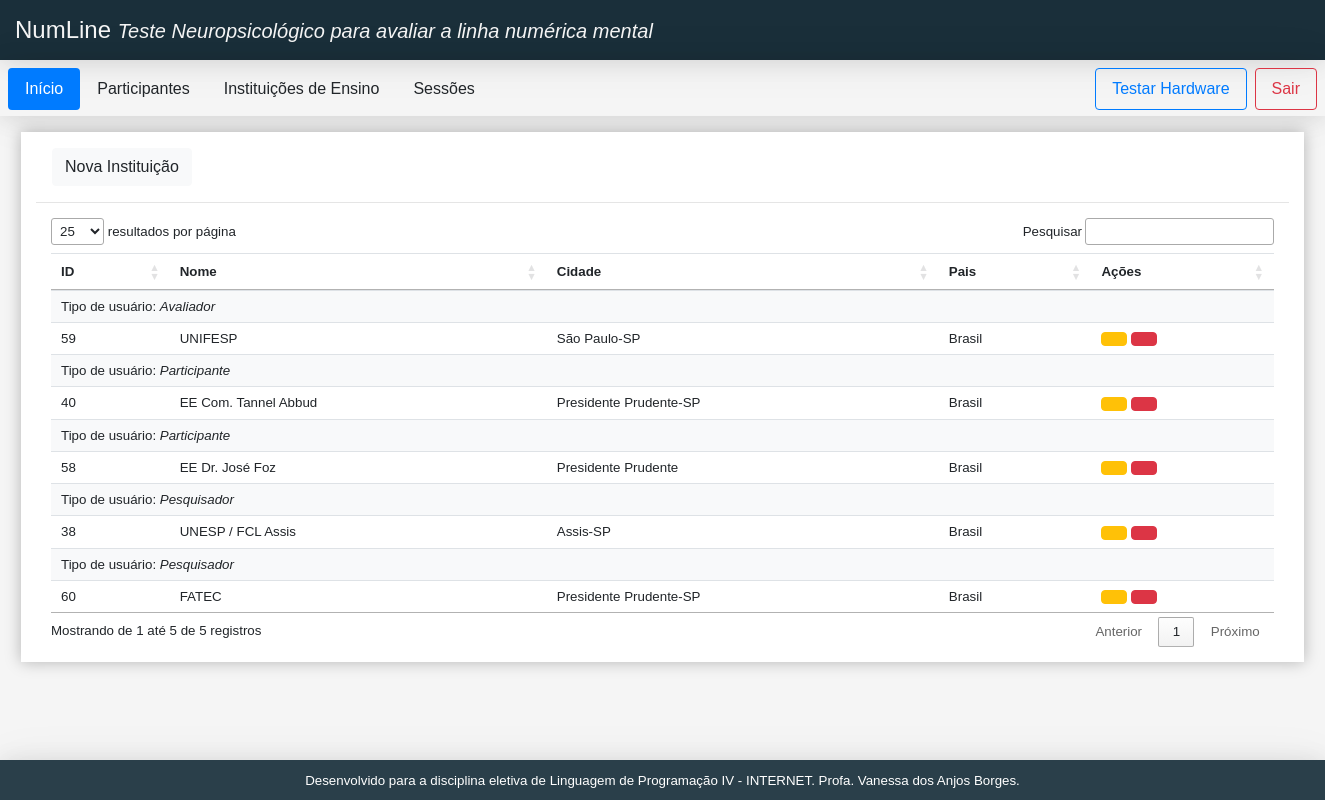
The app's page /institution.php (signed in) with its own data.
### tables this page shows
CREATE TABLE IF NOT EXISTS `instituicoesensino` (
  `idInstituicaoEnsino` int NOT NULL AUTO_INCREMENT,
  `nome` varchar(45) DEFAULT NULL,
  `cidade` varchar(45) DEFAULT NULL,
  `pais` varchar(45) DEFAULT NULL,
  `TipoDeUsuario_idTipoUsuario` int DEFAULT NULL,
  PRIMARY KEY (`idInstituicaoEnsino`),
  KEY `fk_InstituicoesEnsino_TipoUsuarios_idx` (`TipoDeUsuario_idTipoUsuario`)
);

CREATE TABLE IF NOT EXISTS `tipodeusuario` (
  `idTipoUsuario` int NOT NULL AUTO_INCREMENT,
  `tipoUsuario` varchar(20) NOT NULL,
  PRIMARY KEY (`idTipoUsuario`)
);

### classes/model/dao/InstituicaoDeEnsinoDAO.class.php (called while the page is built, shortened)
<?php
class InstituicaoDeEnsinoDAO {
    public function consultar() {
        $this->sql = "SELECT * FROM instituicoesensino";
        try {
            $conexao = new Conexao();
            $resultado = $conexao->getCon();
            return $resultado->query($this->sql);
        } catch (Exception $e) {
            echo "Conexão não estabelecida";
            return 0;
        }
    }
}

### classes/model/dao/TipoDeUsuarioDAO.class.php (called while the page is built, shortened)
<?php
class TipoDeUsuarioDAO {
     public function consultarTipoPeloId($idTipoUsuario){
        $this->sql = "SELECT tipoUsuario from tipodeusuario where idTipoUsuario = :idTipoUsuario";
        try {
            $conexao = new Conexao();
            $executar = $conexao->getCon()->prepare($this->sql);
            $executar->bindValue(":idTipoUsuario", $idTipoUsuario);
            $executar->execute();
            return $executar->fetch()['tipoUsuario'];
        } catch (Exception $e) {
            return 0;
        }
     }
}

### classes/config/Conexao.class.php (called while the page is built)
<?php
class Conexao {
    private $con;
    public function __construct(){
        $this->con = new PDO(
            "mysql:host=localhost; dbname=eletiva_web",
            "root",
            "1986Ab14"
        );
    }
    public function getCon(){
        return $this->con;
    }
}
?>

### institution.php (the view, shortened to what this page needs)
<!doctype html>
<html lang="pt-BR">
<head>
    <link rel="stylesheet" href="https://stackpath.bootstrapcdn.com/bootstrap/4.5.2/css/bootstrap.min.css">
    <link href="//netdna.bootstrapcdn.com/font-awesome/3.2.1/css/font-awesome.css" rel="stylesheet">
    <link rel="stylesheet" href="template/style.css">
    <link rel="stylesheet" href="https://cdn.datatables.net/1.10.22/css/jquery.dataTables.min.css" rel="stylesheet">
<?php
    require_once("classes/config/Conexao.class.php");
    require_once("classes/model/dao/InstituicaoDeEnsinoDAO.class.php");
    require_once("classes/model/dao/TipoDeUsuarioDAO.class.php");
?>
</head>
<body>
    <div id="root">
        <div class="app">
            <?php require_once("template/header.php"); ?>
            <?php require_once("template/menu.php"); ?>
            <main class="content p-3">
                <div class="container-fluid ">
                    <div class="p-3">
                        <a class="btn btn-light" data-toggle="collapse" href="#inserirInstituicao" role="button" aria-expanded="false" aria-controls="inserirInstituicao">
                            Nova Instituição
                        </a>
                    </div>
                    <hr class="m-0">
                    <table class="table nowrap w-100" id="tInstitution">
                        <thead>
                            <tr>
                                <th>ID</th>
                                <th>Nome</th>
                                <th>Cidade</th>
                                <th>Pais</th>
                                <th>Ações</th>
                            </tr>
                        </thead>
                        <tbody>
                            <?php
                            function getTUTipo($idTipoUsuario) {
                                $TUdao = new TipoDeUsuarioDAO();
                                $tipoUsuario = $TUdao->consultarTipoPeloId($idTipoUsuario);
                                return $tipoUsuario;
                            }
                            $dao = new InstituicaoDeEnsinoDAO();
                            $instituicoes = $dao->consultar();
                            while ($linha = $instituicoes->fetch(PDO::FETCH_ASSOC)) {
                            ?>
                                <tr key="<?= $linha['idInstituicaoEnsino'] ?>">
                                    <td><?= $linha['idInstituicaoEnsino'] ?></td>
                                    <td><?= $linha['nome'] ?></td>
                                    <td><?= $linha['cidade'] ?></td>
                                    <td><?= $linha['pais'] ?></td>
                                    <td><?= getTUTipo($linha['TipoDeUsuario_idTipoUsuario']) ?></td>
                                    <td>
                                        <a href="institution_alter.php?parem=alter&amp;idInstituicaoEnsino=<?= $linha['idInstituicaoEnsino'] ?>" class="btn btn-warning icon-pencil"></a>
                                        <a href="institution.php?parem=delete&amp;idInstituicaoEnsino=<?= $linha['idInstituicaoEnsino'] ?>" class="btn btn-danger icon-trash" onClick="javascript: return confirm('Confirma a exclusão?');"  ></a>
                                    </td>
                                </tr>
                            <?php
                            }
                            ?>
                        </tbody>
                    </table>
                </div>
            </main>
            <?php require_once("template/footer.php"); ?>
        </div>
    </div>
</body>
</html>

### template/header.php
<header class="header  d-sm-flex flex-column">
        <h1 class="mt-3 d-inline">
            NumLine
            <span class="h5"><em>Teste Neuropsicológico para avaliar a linha numérica mental</em></span>
        </h1>
    </header>

### template/menu.php (shortened to what this page needs)
<nav class="menu-area align-items-center">
  <ul class="nav nav-pills mb-3 p-2 d-flex" id="pills-tab" role="tablist">
    <li class="nav-item" role="presentation">
      <a class="nav-link btn active" id="pills-home-tab" href="index.php"  >Início</a>
    </li>
    <li class="nav-item">
      <a class="nav-link btn " id="pills-subject-tab" href="subject.php"  >Participantes</a>
    </li>
    <li class="nav-item">
      <a class="nav-link btn" id="pills-session-tab" href="institution.php" >Instituições de Ensino</a>
    </li>
    <li class="nav-item">
      <a class="nav-link btn" id="pills-session-tab" href="session.php" >Sessões</a>
    </li>
    <li class="nav-item ml-auto">
      <a class="nav-link btn btn-outline-primary" id="pills-session-tab" href="hardware.php" >Testar Hardware</a>
    </li>
    <li class="nav-item ml-2">
      <a class="nav-link btn btn-outline-danger" id="pills-session-tab" href="logout.php" >Sair</a>
    </li>
  </ul>
</nav>

### template/footer.php
<footer class="footer">
        <span>
            Desenvolvido para a disciplina eletiva de Linguagem de Programação IV - INTERNET. Profa. Vanessa dos Anjos Borges.
        </span>
    </footer>

### template/style.css (style rules this page uses)
:root { --bg-dark: #1A2F3A; --logo-height: 100px; --header-height: 60px; --nav-height: 56px; --aside-width: 225px; --footer-height: 40px; --shadow: 0 2px 23px 0 rgba(0, 0, 0, 0.1), 0 2px 49px 0 rgba(0, 0, 0, 0.06); }
* { box-sizing: border-box; font-family: 'Montserrat', sans-serif; }
.app { margin: 0px; display: grid; grid-template-columns: 1fr; grid-template-rows: var(--header-height) var(--nav-height) auto var(--footer-height); grid-template-areas: "header" "menu" "content" "footer"; height: 100vh; background-color: #F5F5F5; font: -webkit-control; }
.header { grid-area: header; background-color: #1A2F3A; color: #F5F5F5; padding: 0px 15px; overflow: hidden; white-space: nowrap; box-shadow: var(--shadow); }
header.header h1 { font-size: 1.8em; }
nav.menu-area { grid-area: menu; box-shadow: var(--shadow); }
main.content { grid-area: content; padding: 0px 15px 0 15px; width: 1315px; margin: 0 auto; }
main>div { background-color: #FFF; -webkit-box-shadow: 0px 0px 15px #0004; box-shadow: 0px 0px 15px #0004; }
footer.footer { grid-area: footer; display: flex; align-items: center; justify-content: center; padding: 0 25px; color: #fff; background-color: #2A3F4A; box-shadow: var(--shadow); }

### records on screen
instituicoesensino: idInstituicaoEnsino "38", nome "UNESP / FCL Assis", cidade "Assis-SP", pais "Brasil", TipoDeUsuario_idTipoUsuario.tipoUsuario "Pesquisador"
instituicoesensino: idInstituicaoEnsino "40", nome "EE Com. Tannel Abbud", cidade "Presidente Prudente-SP", pais "Brasil", TipoDeUsuario_idTipoUsuario.tipoUsuario "Participante"
instituicoesensino: idInstituicaoEnsino "58", nome "EE Dr. José Foz", cidade "Presidente Prudente", pais "Brasil", TipoDeUsuario_idTipoUsuario.tipoUsuario "Participante"
instituicoesensino: idInstituicaoEnsino "59", nome "UNIFESP", cidade "São Paulo-SP", pais "Brasil", TipoDeUsuario_idTipoUsuario.tipoUsuario "Avaliador"
instituicoesensino: idInstituicaoEnsino "60", nome "FATEC", cidade "Presidente Prudente-SP", pais "Brasil", TipoDeUsuario_idTipoUsuario.tipoUsuario "Pesquisador"
